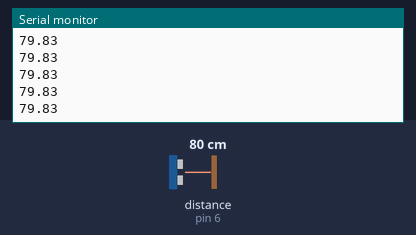
This sketch was run on a simulated Arduino Uno, built with avr-gcc and run on an emulated ATmega328P. On the bench: the last lines printed to the serial monitor. Wiring (inferred from the names in the program): ultrasonic range finder: trigger pin 7; echo pin 6. The test bench sets the inputs (shaded band); at power-on: distance to the obstacle (sensor on pin 6) 80 cm. The echo pulse lasts 58.3 µs per cm.

Above: at 1.2 s.
1.3 s: distance to the obstacle (sensor on pin 6) set to 2 cm
At 2.3 s:
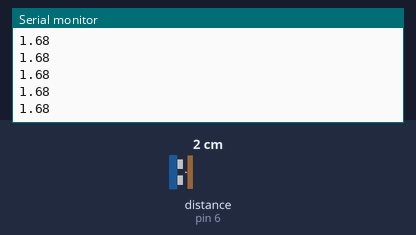
2.8 s: distance to the obstacle (sensor on pin 6) set to 4 cm
At 3.8 s:
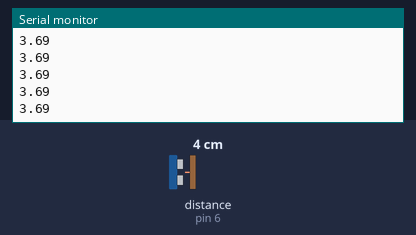
Timing chart, 0 to 5.8 s (numbered marks = the images above; inputs shaded):
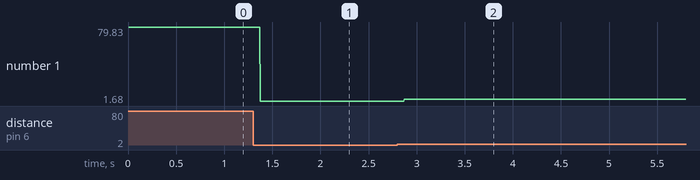

The sketch:

distance_python_arduino.ino
```cpp
  const int echo_pin = 6;
  const int trig_pin = 7;
  void setup() {
    Serial.begin(9600);
    pinMode(echo_pin, INPUT);
    pinMode(trig_pin, OUTPUT);

  }

  void loop() {
    double period, distance;
    digitalWrite(trig_pin, LOW);
    digitalWrite(trig_pin, HIGH);
  digitalWrite(trig_pin, LOW);
  period = pulseIn(echo_pin, HIGH);
  distance = (period / 2) / 29.1;
  Serial.println(distance);

}
```

Measured:
- after the input at 1.3 s, the serial monitor: prints a new line after 0.07 s (image 1)
- after the input at 2.8 s, the serial monitor: prints a new line after 0.07 s (image 2)
- plotted number 1: 79.83 → 1.68 after the input at 1.3 s, 1.68 → 3.6 after the input at 2.8 s
